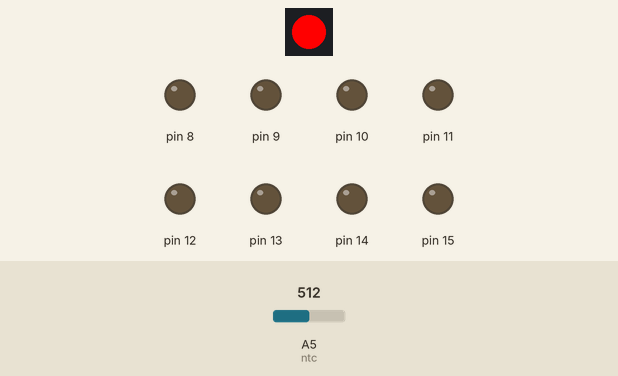
The sketch below on a simulated Arduino Uno, built with avr-gcc and run on an emulated ATmega328P. Parts: 1 RGB LEDs in strip order, left to right, output pins drawn as LEDs (lit = HIGH). Inputs (shaded band) come from the test bench; at power-on: A5 (ntc) = 512. What the sketch prints to the serial monitor is not drawn.

Above: at 0.1 s.
At 1.1 s:
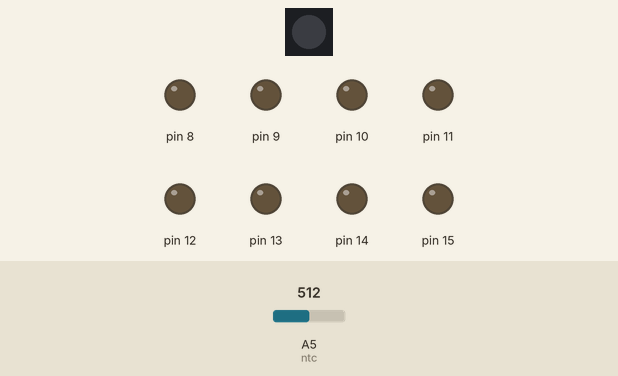
Timing chart, 0 to 2.6 s (numbered marks = the images above):
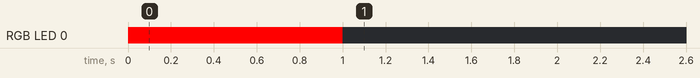

The sketch:

DIY_Extension_FP2_Basics.ino
```cpp
#include <Adafruit_NeoPixel.h>

#include <IRremote.h>

//IR
IRsend irsend;
int number = 0;


//LEDs
int LEDs[8]{ 15,14,13,12,11,10,9,8 };

//Neopixel
#define PIN 17
uint16_t NUMBER = 1;
uint16_t PIXEL = 0;
Adafruit_NeoPixel strip = Adafruit_NeoPixel(NUMBER, PIN, NEO_GRB + NEO_KHZ800);

//Serial
byte buffer[4] = {0,0,0,0};
int starttime = 0;

//Temperature
const long interval = 1000;           //interval of the temperaturechecks
const int checkingNumber = 5;         //number of checks
const int ntc = A5;                   //analogRead-pin
const int ntcNominal = 15000;         //resistance at e.g 25°C
const int tempNominal = 25;           //nominaltemperature (e.g. 25°C)
const int bCoefficient = 3528;        //Beta Coefficient(B25 from the datasheet of the NTC)
const int serialResistor = 10000;     //value of the serial resistor
int checks[checkingNumber];           //array variable for averaging the temperatur
float averageValue = 0;               //variable for averaging the temperature
float temp;                           //variable for calculation (Steinhart)
float lastTemp;
unsigned long lastTempCheck = 0;      //saves time of last temperaturemeasurement
int lastTempUpdate = 0;

void setup()
{
	Serial.begin(9600);

 //LEDs
	for (int i = 0; i < 8; i++) {
		pinMode(LEDs[i], OUTPUT);
	}

 //NTC
	pinMode(ntc, INPUT);

 //Neopixel
	strip.begin();
	strip.setPixelColor(0, 255, 0, 0);
	strip.show();
	delay(1000);
	strip.setPixelColor(0, 0, 0, 0);
	strip.show();
}

void loop() {
	serialInterface();
	control();
	temperature();
	sendTemp();
}

 void serialInterface() {
	if (Serial.available() > 0) {
		while (Serial.available() < 4 && ((millis() - starttime) < 1000)) {} // Wait 'till there are 4 Bytes waiting
		for (int n = 0; n < 4; n++) { buffer[n] = Serial.read(); }
	}
}

 void sendTemp() {
	 //send temperature to FP
	 int timeNow = millis();
	 if (timeNow - lastTempUpdate > 10000) {
		 Serial.println((int)temp);
		 lastTempUpdate = millis();
	 }
}

void control() {
	if (buffer[0] == 0) {
		return;
	}

	//IRremote
	if (buffer[0] == 1) {
		IRremote();
		return;
	}

	//LEDs
	if (buffer[0] == 2) {
		lightLED();
		return;
	}

	//RGB
	if (buffer[0] != 3) {
		return;
	}

	uint8_t r = buffer[1];
	uint8_t g = buffer[2];
	uint8_t b = buffer[3];
	if (r < 20) { r = 0; };
	if (g < 20) { g = 0; };
	if (b < 20) { b = 0; };
	strip.setPixelColor(PIXEL, r, g, b);
	delay(10);
	strip.show();
}

//lights up the 8 LEDs attached to the GPIOs
void lightLED() {
	for (int i = 0; i <= 7; i++) {
		digitalWrite(LEDs[i], bitRead(buffer[1], i));
	}
}

//sends signal via IR-LED
void IRremote() {
	switch (buffer[1]) {
	// ON
	case 1:
		irsend.sendNEC(0xFFB04F, 32); //sending selected hex-code
		break;
	// OFF
	case 2:
		irsend.sendNEC(0xFFF807, 32);
		break;
	// RED
	case 3:
		irsend.sendNEC(0xFF9867, 32);
		break;
	// GREEN
	case 4:
		irsend.sendNEC(0xFFD827, 32);
		break;
	// BLUE
	case 5:
		irsend.sendNEC(0xFF8877, 32);
		break;
	}
	buffer[0] = 0;
}

//checking the NTC and sending temperature to the FP
void temperature() {
	int timeNow = millis();
	if (timeNow - lastTempCheck > 100) {
		for (int i = 0; i < checkingNumber; i++) //N readouts with a short delay
		{
			checks[i] = analogRead(ntc);
			delay(10);
		}

//averaging of the measured values
		averageValue = 0;
		for (int i = 0; i < checkingNumber; i++) {
			averageValue += checks[i];
		}
		averageValue /= checkingNumber;

//transform measured value (voltage) into resistance
		averageValue = 1023 / averageValue - 1;
		averageValue = serialResistor / averageValue;

//convert measured results
		temp = averageValue / ntcNominal;     // (R/Ro)
		temp = log(temp);                     // ln(R/Ro)
		temp /= bCoefficient;                 // 1/B * ln(R/Ro)
		temp += 1.0 / (tempNominal + 273.15); // + (1/To)
		temp = 1.0 / temp;                    // invert
		temp -= 273.15;
		lastTempCheck = timeNow;
		lastTemp = temp;
	}
}
```

Measured:
- by itself, RGB LED 0: off → RGB(255, 0, 0) at 0.00 s, → off 1.0 s later
